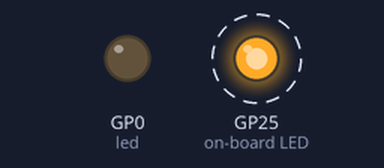
This program was run on a simulated Raspberry Pi Pico running MicroPython. On the bench: output pins drawn as LEDs (lit = HIGH). Dashed ring = blinking.

Above: at 0.5 s.
Timing chart, 0 to 4.6 s (numbered marks = the images above):
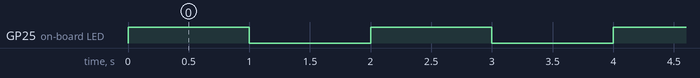

The program:

io_test.py
```python
from machine import Pin
import time

led = Pin(0, Pin.OUT)
led25 = led = Pin(25, Pin.OUT, Pin.PULL_DOWN)

while True:
    led.value(1)
    led25.on()
    time.sleep(1)
    led.value(0)
    led25.off()
    time.sleep(1)
```

Measured:
- by itself, GP25 (on-board LED): alternates HIGH for 1.0 s and LOW for 1.0 s
